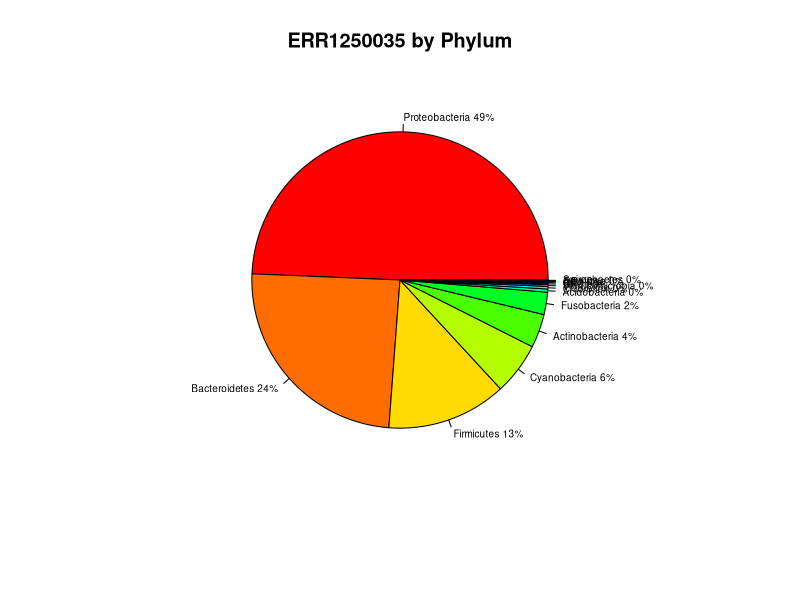
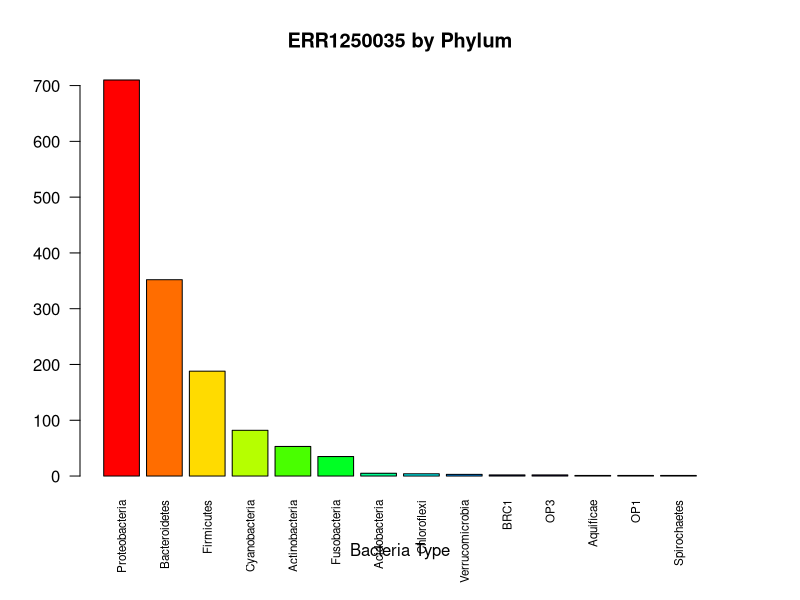

These figures' R source, in order:
library(openxlsx)

#load data
annotatedtb <- read.xlsx("metagenomics1Annotation.xlsx", sheet = 4)

#sort the values
df <- sort(table(annotatedtb[,1]), decreasing = TRUE)

#create percentages and add them to labels
df1 <- round((prop.table(df))*100)
lbls <- paste(names(df1), " ", df1,"%", sep="")

par(mar=c(6,4,4,4))

#make a pie chart
pie(df, main="ERR1250035 by Phylum", col = rainbow(length(lbls)), labels=lbls, cex = 0.6)

#make a bar plot
barplot(df, main="ERR1250035 by Phylum", col = rainbow(length(lbls)), xlab = "Bacteria Type", las = 2, cex.names = 0.7)

df1[1]